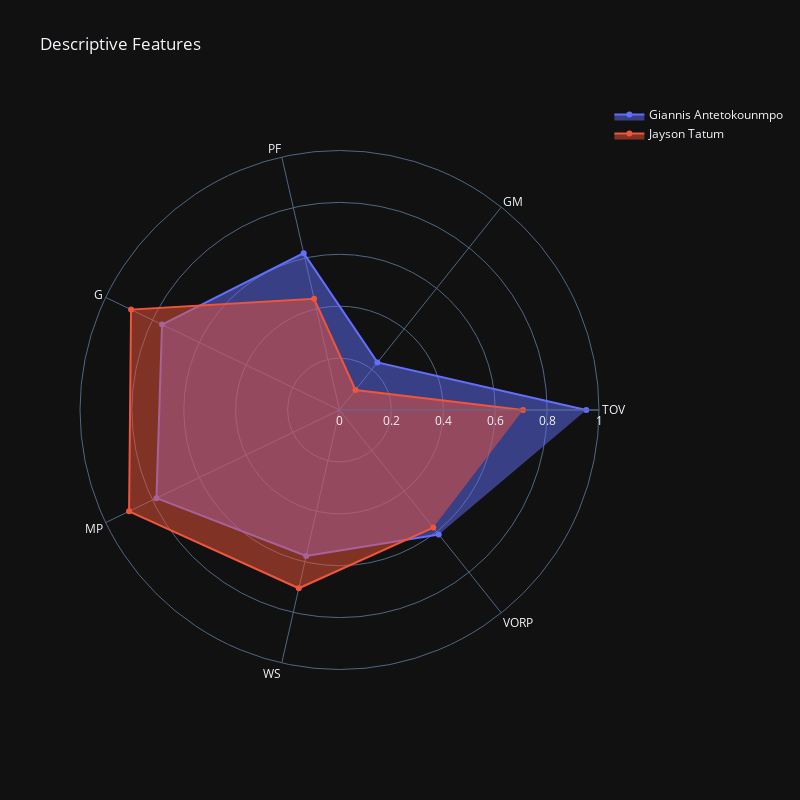

Notebook code for this chart:
### Code cell
plt.rcParams['figure.figsize'] = [8, 8]

fig = go.Figure()

fig.add_trace(go.Scatterpolar(
      r=auxA[playerA],
      theta=descriptive_features,
      fill='toself',
      name=playerA
))

fig.add_trace(go.Scatterpolar(
      r=auxB[playerB],
      theta=descriptive_features,
      fill='toself',
      name=playerB
))

fig.update_layout(
  polar=dict(
    radialaxis=dict(
      visible=True,
      range=[0, 1]
    )),
  showlegend=True,
  width=800, height=800,
  template="plotly_dark",
  title = 'Descriptive Features'
)

fig.show()

### Figure 1 — Plotly figure (JSON) as saved in the notebook; plotly's stock layout.template omitted (floating-point values rounded to 4 significant figures)
{"data": [{"fill": "toself", "name": "Giannis Antetokounmpo", "r": [0.9512, 0.2346, 0.62, 0.759, 0.7829, 0.5772, 0.6136], "theta": ["TOV", "GM", "PF", "G", "MP", "WS", "VORP"], "type": "scatterpolar"}, {"fill": "toself", "name": "Jayson Tatum", "r": [0.7073, 0.09877, 0.44, 0.8916, 0.9, 0.7047, 0.5795], "theta": ["TOV", "GM", "PF", "G", "MP", "WS", "VORP"], "type": "scatterpolar"}], "layout": {"height": 800, "polar": {"radialaxis": {"range": [0, 1], "visible": true}}, "showlegend": true, "title": {"text": "Descriptive Features"}, "width": 800}}
